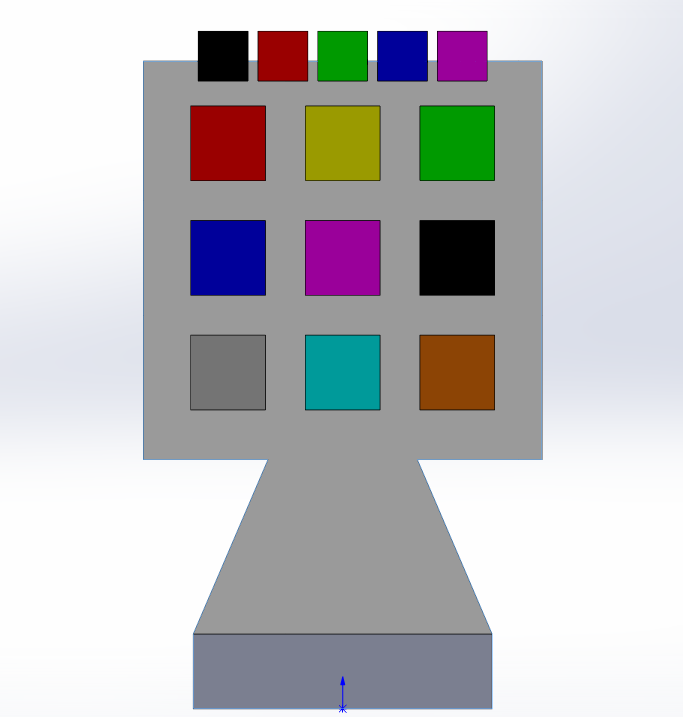
#> input picture ComputerVision/Modules/AutoAimming/imgs/1-2.png, 1366 x 1434 px (shown at 1/2 size)
$ python -i calibrate.py   (imports and definitions only)
#> lines starting #> are read from the running program, lines starting #| are printed output that depends on the picture; after the words box and inside, x2 and y2 are one past the last pixel; in counts of white or black regions, pixels touching at a corner belong together
#> further down, picture is the input picture: shape (1434, 1366, 3); mean B, G, R 191.7, 189.1, 189.8
import cv2
import os
import numpy as np

true_x = 0.14;
true_y = 0.066;
u = 0.000003
focus = 0.0028
path = r"./imgs/"
pic_list = os.listdir (path)

def getTarget (img) :
    pic = cv2.cvtColor (img, cv2.COLOR_BGR2GRAY)
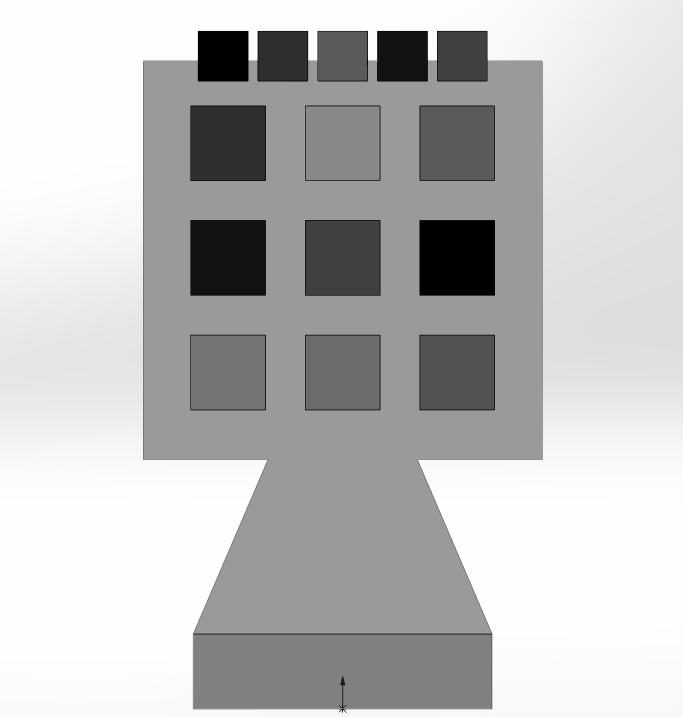
#> pic: shape (1434, 1366) (shown at 1/2 size); min 0, max 254, mean 189.6
    # pic = cv2.GaussianBlur (pic, (3, 3), 2, 2)
    pic = cv2.Canny (pic, 50, 150)
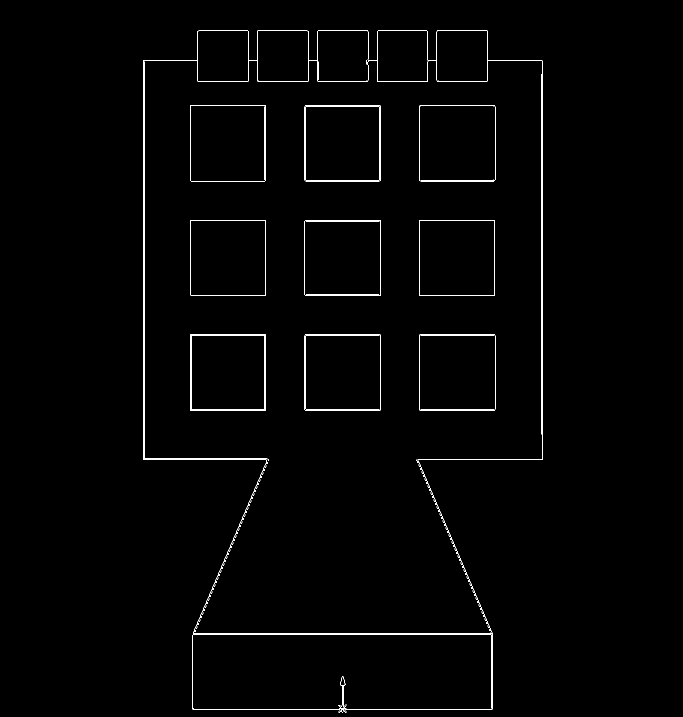
#> pic: shape (1434, 1366) (shown at 1/2 size); 0.91% white in thin lines or dots, all inside (x1, y1, x2, y2) = (286, 61, 1086, 1426)
    contours, _ = cv2.findContours (pic, cv2.RETR_EXTERNAL, cv2.CHAIN_APPROX_SIMPLE)
#> contours = 14 contours, 4 with area under 20; largest, box (x1, y1, x2, y2) and area: (286, 61, 1086, 1425) 142678, (838, 210, 991, 363) 23088, (609, 669, 762, 821) 22947, (838, 669, 991, 821) 22946, (609, 440, 762, 592) 22946
    # print (contours)
    conpoly = 0
    for contour in contours :
        if cv2.contourArea (contour) > 2000 :
            # img = cv2.drawContours (img, [contour], 0, (0, 255, 0), 2)
            # boundingrect = cv2.boundingRect (contour)
            # img = cv2.rectangle (img, boundingrect, (255, 255, 0), 2)
            conpoly = cv2.approxPolyDP (contour, 7, True)
            # print (len (conpoly))
            img = cv2.drawContours (img, [conpoly], 0, (255, 255, 0), 1)
#> this loop made 14 passes
#> conpoly on passes 3, 4, 5, 6, 7, 8, 10, 11, 12: [[839, 669], [839, 820], [989, 820], [989, 669]], [[610, 669], [609, 819], [760, 820], [760, 669]], [[380, 669], [380, 820], [531, 820], [531, 669]], [[839, 440], [839, 591], [989, 591], [989, 440]], [[610, 440], [610, 591], [760, 591], [760, 440]], [[380, 440], [380, 589], [531, 591], [531, 440]], [[839, 211], [839, 361], [989, 361], [989, 211]], [[610, 211], [611, 359], [760, 361], [760, 211]], [[380, 211], [380, 361], [531, 361], [531, 211]]
#> contour on passes 2, 13: [[981, 1265]], [[1083, 148], [1083, 868]]
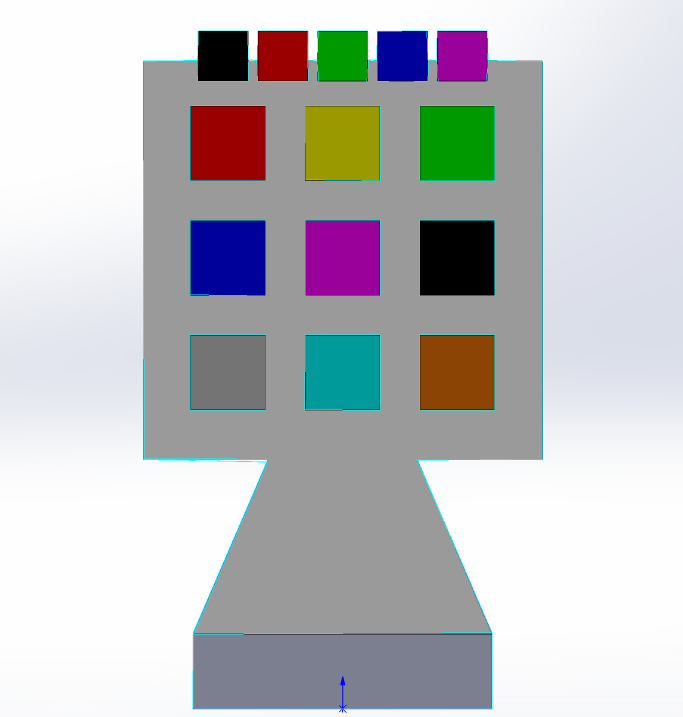
#> img: shape (1434, 1366, 3) (shown at 1/2 size); mean B, G, R 192.7, 190.1, 189.1

    # cv2.imshow ("Img", img)

    return conpoly

def orderp (points) :
    subp = []
    sump = []
    orderpoints = []
    for [[x, y]] in points :
        sump.append (x + y)
        subp.append (x - y)

    orderpoints.append (points[np.argmin (sump)])
    orderpoints.append (points[np.argmax (subp)])
    orderpoints.append (points[np.argmin (subp)])
    orderpoints.append (points[np.argmax (sump)])

    return orderpoints

def ppD (pt1, pt2) :
    return np.sqrt ((pt1[0][0] - pt2[0][0]) ** 2 + (pt1[0][1] - pt2[0][1]) ** 2)

def warpTarget (img, points, true_x, true_y) :

    ratio = true_y / true_x


    mw = max (ppD (points[0], points[1]), ppD (points[2], points[3]))
    mh = max (ppD (points[0], points[2]), ppD (points[1], points[3]))

    standard = max (mw, mh)
    other = standard * ratio

    src = np.float32 ([points[1][0], points[3][0], points[0][0], points[2][0]])
    dst = np.float32 ([[0, 0], [standard, 0], [0, other], [standard, other]])
    matrix = cv2.getPerspectiveTransform (src, dst)
    imgWarp = cv2.warpPerspective (img, matrix, (int (standard), int (other)))
    return imgWarp

d = []

# [19 lines not run here, left out]

    # if cv2.waitKey (0) == 27 :
    #     continue

d_avg = np.average (d)

# [8 lines not run here, left out]

>>> import cv2
>>> picture = cv2.imread('../../AutoAimming/imgs/1-2.png')
>>> result = getTarget(picture)
#> result = contour of 60 points, box (x1, y1, x2, y2) (286, 61, 1086, 1419), area 144153
